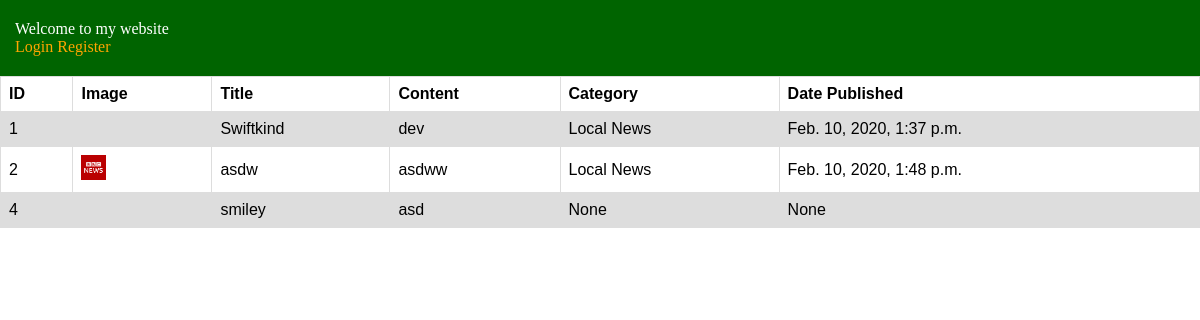
The page / on the database its author committed.
### news/models.py (models this page shows, shortened)
class Newsinfo(models.Model):
    title = models.CharField(max_length=200)
    content = models.TextField(max_length=200)
    pub_date = models.DateTimeField('date published', null=True)
    category = models.ForeignKey(Category, on_delete=models.CASCADE, null=True)
    upload = models.FileField(upload_to='uploads/', null=True)

class Category(models.Model):
    name = models.CharField(max_length=200)
    def __str__(self):
        return self.name

### login/views.py (the view)
# urls.py: path('', views.indexView, name='index'), # '' is the path to access views.py function named indexView
def indexView(request):
	list = Newsinfo.objects.all()
	newslist = {"object_list": list}
	return render(request,'index.html', newslist)

### login/templates/index.html (shortened to what this page needs)
<!DOCTYPE html>
<html>
<head>
</head>
<body>
	<div id="nav">
	{% block content %}
		{% if user.is_authenticated %}
			<p>Welcome {{user.username}},</p>
			<a id="create" href="{% url 'add' %}">Add</a>
			<a id="create" href="{% url 'dashboard' %}">Dashboard</a>
			<a href="{% url 'logout' %}">Logout</a>
			{% else %}
			<p>Welcome to my website</p>
			<a href="{% url 'login_url' %}">Login</a>
			<a href="{% url 'register_url' %}">Register</a>
		{% endif %}
	</div>
		<table>
		  <tr>
			<th>ID</th>
			<th>Image</th>
		    <th>Title</th>
		    <th>Content</th>
		    <th>Category</th>
		    <th>Date Published</th>
		  </tr>
		  {% for news in object_list %}
		  <tr>
			<td>{{ news.id }}</td>
			<td><img src="{{ news.upload }}" alt=""></td>
		    <td>{{ news.title }}</td>
		    <td>{{ news.content }}</td>
		    <td>{{ news.category }}</td>
		    <td>{{ news.pub_date }}</td>
		  </tr>
		  {% empty %}
		  <tr>
		    <td>N/A</td>
		    <td>N/A</td>
		    <td>N/A</td>
		  </tr>
		  {% endfor %}
		</table>
	{% endblock %}
</body>
</html>

### login/templates/index.html (style rules this page uses)
* { padding: 0; margin: 0; border: 0; }
#nav { background-color: darkgreen; padding: 20px 15px; color: #fff; }
#nav a { color: orange; }
a { text-decoration: none; }
table { font-family: arial, sans-serif; border-collapse: collapse; width: 100%; }
table td img { width: 25px; text-align: center; }
td, th { border: 1px solid #dddddd; text-align: left; padding: 8px; }
tr:nth-child(even) { background-color: #dddddd; }

### rows shown on the page
Newsinfo: id "1", title "Swiftkind", content "dev", category "Local News", pub_date "Feb. 10, 2020, 1:37 p.m."
Newsinfo: id "2", upload (picture), title "asdw", content "asdww", category "Local News", pub_date "Feb. 10, 2020, 1:48 p.m."
Newsinfo: id "4", title "smiley", content "asd", category "None", pub_date "None"
